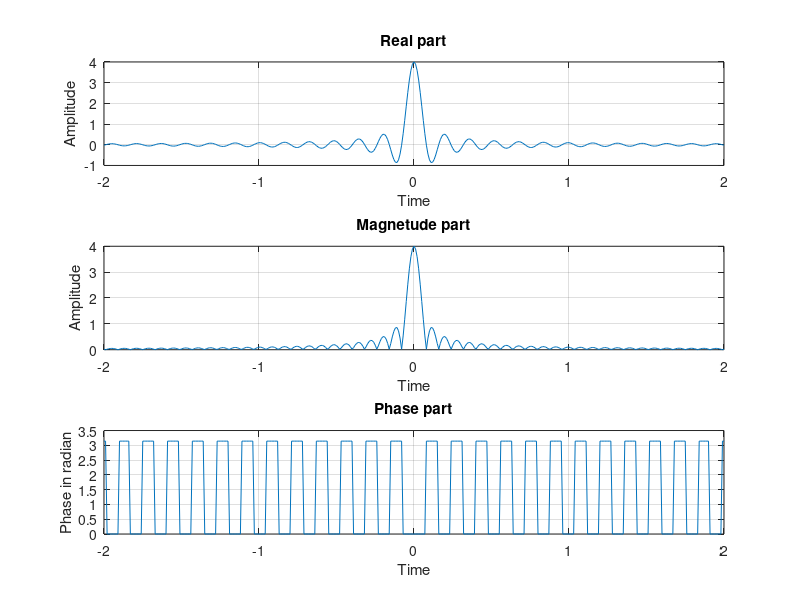

MATLAB code to generate this figure:
clc;
clear all;
close all;

f = -2:0.01:2;
x = 4*sinc(4*f*pi);
subplot(3,1,1);
plot(f,x);
xlabel('Time');
ylabel('Amplitude');
title('Real part');
grid on;

subplot(3,1,2);
plot(f,abs(x));
xlabel('Time');
ylabel('Amplitude');
title('Magnetude part');
grid on;

subplot(3,1,3);
plot(f,angle(x));
xlabel('Time');
ylabel('Phase in radian');
title('Phase part');
grid on;